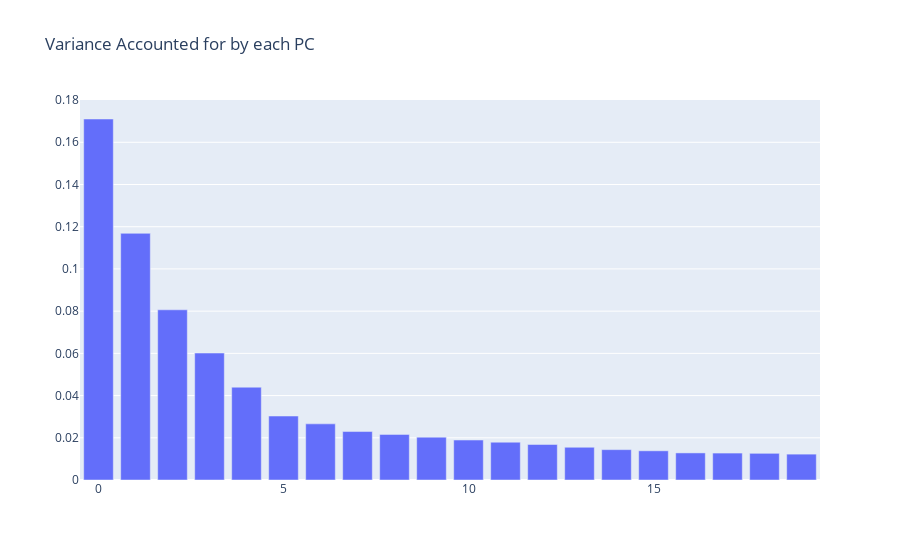

The code cell stored with this chart in its notebook:
### Code cell
x = ind_comp
y = var_exp

plotly.offline.iplot({
    "data": [go.Bar(x=x, y=y )],
        "layout": go.Layout(title="Variance Accounted for by each PC")
})

### Figure 1 — Plotly figure (JSON) as saved in the notebook; plotly's stock layout.template omitted (floating-point values rounded to 4 significant figures)
{"data": [{"type": "bar", "x": [0, 1, 2, 3, 4, 5, 6, 7, 8, 9, 10, 11, 12, 13, 14, 15, 16, 17, 18, 19], "y": [0.171, 0.1169, 0.08064, 0.06014, 0.04397, 0.03031, 0.0266, 0.02296, 0.02161, 0.0203, 0.01894, 0.01792, 0.01682, 0.01551, 0.01438, 0.01383, 0.01283, 0.01276, 0.01264, 0.01225]}], "layout": {"title": {"text": "Variance Accounted for by each PC"}}}
